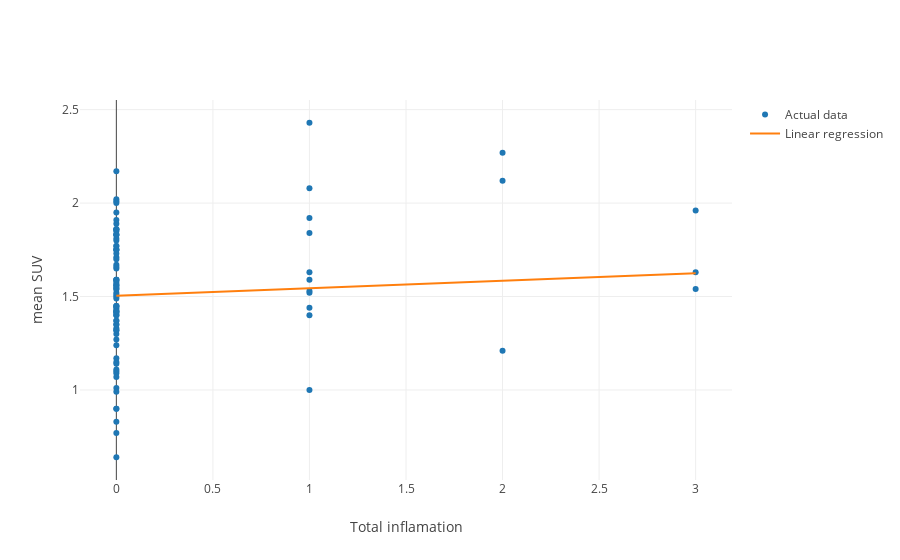

Notebook code cell kept with this figure:
### Code cell
trace_1 = [
    go.Scatter(x=data['Total_i'], y=data['SUV_Obs1'], mode = 'markers', name='Actual data'),
    go.Scatter(x=data['Total_i'], y=intercept_2 + slope_2*data['Total_i'], name='Linear regression'),
]
layout_1 = go.Layout(xaxis={'title': 'Total inflamation'}, yaxis={'title': 'mean SUV'})
iplot(go.Figure(data=trace_1, layout=layout_1))
